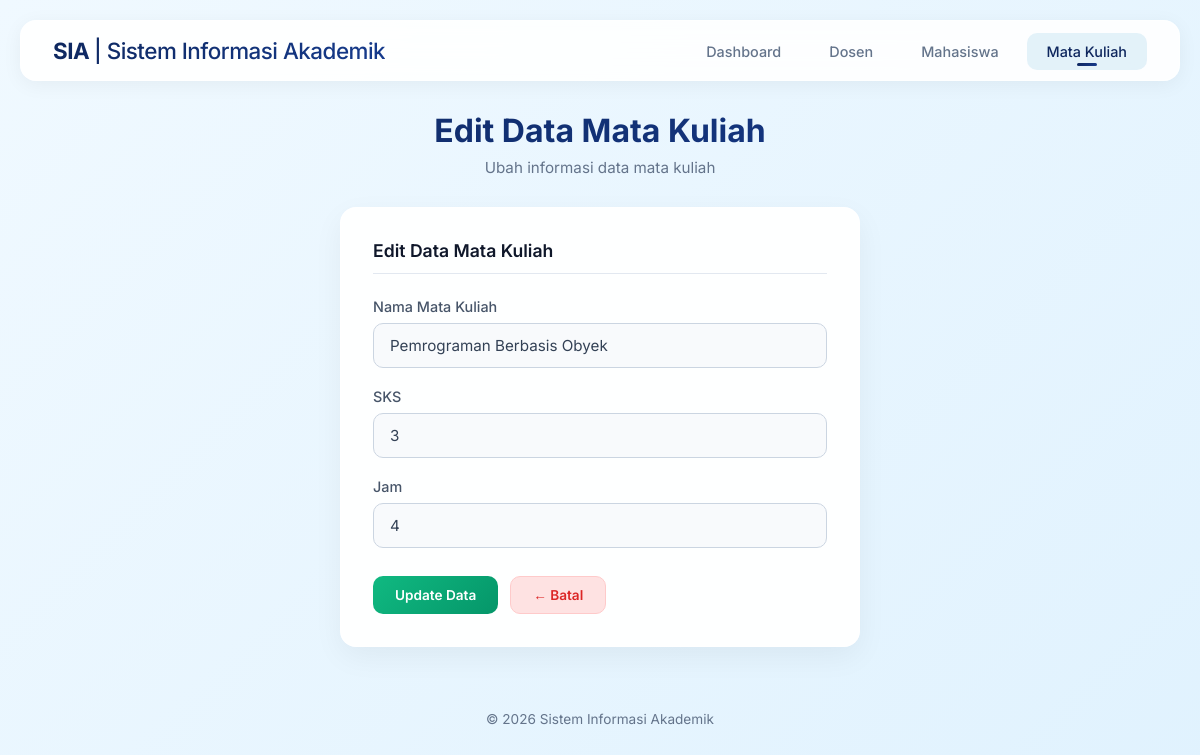
The app's page /editmatakuliah.php?kodeMK=101 with its own data.
### tables this page shows
CREATE TABLE IF NOT EXISTS t_matakuliah (
    kodeMK INT PRIMARY KEY,
    namaMK VARCHAR(50),
    sks INT,
    jam INT
);

### editmatakuliah.php (the view, shortened to what this page needs)
<?php
include 'koneksi.php';
  if (isset($_GET['kodeMK'])) {
    $kodeMK = ($_GET["kodeMK"]);
    $query = "SELECT * FROM t_matakuliah WHERE kodeMK='$kodeMK'";
    $result = mysqli_query($link, $query);
    $data = mysqli_fetch_assoc($result);
  } else {
    header("location:viewmatakuliah.php");
    exit;
  }
?>
<!DOCTYPE html>
<html lang="id">
<head>
    <link rel="stylesheet" href="style.css">
</head>
<body>
    <nav class="navbar">
        <div class="brand">SIA <span>| Sistem Informasi Akademik</span></div>
        <ul class="nav-links">
            <li><a href="index.php">Dashboard</a></li>
            <li><a href="viewdosen.php">Dosen</a></li>
            <li><a href="viewmahasiswa.php">Mahasiswa</a></li>
            <li><a href="viewmatakuliah.php" class="active">Mata Kuliah</a></li>
        </ul>
    </nav>
    <div class="page-header fade-in">
        <h1>Edit Data Mata Kuliah</h1>
        <p>Ubah informasi data mata kuliah</p>
    </div>
    <div class="card form-card fade-in">
        <div class="form-title">Edit Data Mata Kuliah</div>
        <form action="proses_editmatakuliah.php" method="post">
            <div class="form-group">
                <label for="namaMK">Nama Mata Kuliah</label>
                <input type="text" name="namaMK" id="namaMK" value="<?php echo $data['namaMK']; ?>" required>
            </div>
            <div class="form-group">
                <label for="sks">SKS</label>
                <input type="number" name="sks" id="sks" value="<?php echo $data['sks']; ?>" required>
            </div>
            <div class="form-group">
                <label for="jam">Jam</label>
                <input type="number" name="jam" id="jam" value="<?php echo $data['jam']; ?>" required>
            </div>
            <div class="form-actions">
                <button type="submit" name="edit" class="btn btn-success">Update Data</button>
                <a href="viewmatakuliah.php" class="btn btn-danger">← Batal</a>
            </div>
        </form>
    </div>
    <div class="footer">
        &copy; <?php echo date('Y'); ?> Sistem Informasi Akademik
    </div>
</body>
</html>

### style.css (style rules this page uses)
* { margin: 0; padding: 0; box-sizing: border-box; }
body { font-family: 'Inter', sans-serif; background: linear-gradient(135deg, #f0f9ff 0%, #e0f2fe 100%); min-height: 100vh; color: #334155; padding: 20px; }
.navbar { background: rgba(255, 255, 255, 0.9); backdrop-filter: blur(20px); border: 1px solid rgba(255, 255, 255, 0.5); border-radius: 16px; padding: 16px 32px; margin-bottom: 30px; display: flex; justify-content: space-between; align-items: center; box-shadow: 0 4px 20px rgba(0, 0, 0, 0.05); }
.navbar .brand { font-size: 1.4rem; font-weight: 700; background: linear-gradient(135deg, #0e275e 0%, #163b8d 100%); -webkit-background-clip: text; -webkit-text-fill-color: transparent; background-clip: text; letter-spacing: -0.5px; }
.navbar .brand span { color: #355C7D; font-weight: 500; opacity: 1; }
.nav-links { display: flex; gap: 8px; list-style: none; }
.nav-links a { text-decoration: none; color: #64748b; padding: 10px 20px; border-radius: 10px; font-size: 0.9rem; font-weight: 500; transition: all 0.3s cubic-bezier(0.4, 0, 0.2, 1); position: relative; }
.nav-links a:hover, .nav-links a.active { color: #0e275e; background: rgba(2, 132, 199, 0.1); }
.nav-links a.active::after { content: ''; position: absolute; bottom: 4px; left: 50%; transform: translateX(-50%); width: 20px; height: 3px; background: linear-gradient(135deg, #0e275e, #163b8d); border-radius: 2px; }
.page-header { text-align: center; margin-bottom: 30px; }
.page-header h1 { font-size: 2rem; font-weight: 700; background: linear-gradient(135deg, #0e275e 0%, #163b8d 100%); -webkit-background-clip: text; -webkit-text-fill-color: transparent; background-clip: text; margin-bottom: 8px; }
.page-header p { color: #64748b; font-size: 0.95rem; }
.card { background: rgba(255, 255, 255, 0.95); backdrop-filter: blur(20px); border: 1px solid rgba(255, 255, 255, 0.8); border-radius: 16px; padding: 32px; box-shadow: 0 10px 30px rgba(0, 0, 0, 0.05); max-width: 900px; margin: 0 auto; }
.card.form-card { max-width: 520px; }
.btn { display: inline-flex; align-items: center; gap: 6px; text-decoration: none; padding: 10px 22px; border-radius: 10px; font-family: 'Inter', sans-serif; font-weight: 600; font-size: 0.85rem; cursor: pointer; border: none; transition: all 0.3s cubic-bezier(0.4, 0, 0.2, 1); }
.btn-success { background: linear-gradient(135deg, #10b981 0%, #059669 100%); color: #fff; }
.btn-danger { background: #fee2e2; color: #dc2626; border: 1px solid #fecaca; }
.form-group { margin-bottom: 20px; }
.form-group label { display: block; margin-bottom: 8px; font-weight: 500; font-size: 0.9rem; color: #475569; }
.form-group input[type="text"], .form-group input[type="number"], .form-group input[type="tel"], .form-group select { width: 100%; padding: 12px 16px; border-radius: 10px; border: 1px solid #cbd5e1; background: #f8fafc; color: #334155; font-family: 'Inter', sans-serif; font-size: 0.95rem; outline: none; transition: all 0.3s; }
.form-group input::placeholder { color: #94a3b8; }
.form-title { font-size: 1.1rem; font-weight: 600; color: #0f172a; margin-bottom: 24px; padding-bottom: 12px; border-bottom: 1px solid #e2e8f0; }
.form-actions { display: flex; gap: 12px; margin-top: 28px; }
.footer { text-align: center; padding: 24px; margin-top: 40px; color: #64748b; font-size: 0.85rem; }
.fade-in { animation: fadeIn 0.5s ease; }

### records on screen
t_matakuliah: namaMK "Pemrograman Berbasis Obyek", sks "3", jam "4"
